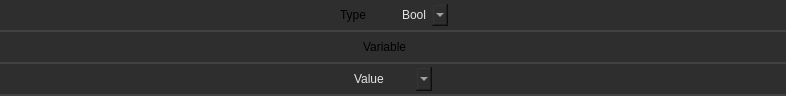
<?xml version="1.0" encoding="UTF-8"?>
<ui version="4.0">
 <class>Widget</class>
 <widget class="QWidget" name="Widget">
  <property name="geometry">
   <rect>
    <x>0</x>
    <y>0</y>
    <width>786</width>
    <height>96</height>
   </rect>
  </property>
  <property name="minimumSize">
   <size>
    <width>0</width>
    <height>0</height>
   </size>
  </property>
  <property name="maximumSize">
   <size>
    <width>16777215</width>
    <height>96</height>
   </size>
  </property>
  <property name="windowTitle">
   <string>Form</string>
  </property>
  <property name="styleSheet">
   <string notr="true">.QWidget {
    font: 580 10pt &quot;Segoe UI&quot;;
    border: 2px solid black;
    border-radius: 0px;
    border-left: 0px;
    border-right: 0px;
	border-top: 0px;
    border-color: rgba(66, 66, 66, 255);
    padding: 8px;
    padding-left: 6px;
    padding-right: 6px;
    color: #e5e5e5;
    background-color: #2e2e2e;
}

.QWidget::hover {
}
.QWidget::selected {
    background-color: #515965;
}</string>
  </property>
  <layout class="QVBoxLayout" name="verticalLayout">
   <property name="spacing">
    <number>0</number>
   </property>
   <property name="leftMargin">
    <number>0</number>
   </property>
   <property name="topMargin">
    <number>0</number>
   </property>
   <property name="rightMargin">
    <number>0</number>
   </property>
   <property name="bottomMargin">
    <number>0</number>
   </property>
   <item>
    <widget class="QFrame" name="frame">
     <property name="minimumSize">
      <size>
       <width>0</width>
       <height>32</height>
      </size>
     </property>
     <property name="maximumSize">
      <size>
       <width>16777215</width>
       <height>32</height>
      </size>
     </property>
     <property name="styleSheet">
      <string notr="true">.QFrame {
    font: 580 10pt &quot;Segoe UI&quot;;
    border: 2px solid black;
    border-radius: 0px;
    border-left: 0px;
    border-right: 0px;
	border-top: 0px;
    border-color: rgba(66, 66, 66, 255);
    color: #e5e5e5;
    background-color: #2e2e2e;
}

.QFrame::hover {
}
.QFrame::selected {
    background-color: #515965;
}</string>
     </property>
     <property name="frameShape">
      <enum>QFrame::Shape::StyledPanel</enum>
     </property>
     <property name="frameShadow">
      <enum>QFrame::Shadow::Raised</enum>
     </property>
     <property name="lineWidth">
      <number>0</number>
     </property>
     <layout class="QHBoxLayout" name="horizontalLayout_2">
      <property name="spacing">
       <number>16</number>
      </property>
      <property name="leftMargin">
       <number>0</number>
      </property>
      <property name="topMargin">
       <number>0</number>
      </property>
      <property name="rightMargin">
       <number>0</number>
      </property>
      <property name="bottomMargin">
       <number>0</number>
      </property>
      <item>
       <layout class="QHBoxLayout" name="layout">
        <property name="sizeConstraint">
         <enum>QLayout::SizeConstraint::SetFixedSize</enum>
        </property>
        <item>
         <widget class="QLabel" name="property_class">
          <property name="sizePolicy">
           <sizepolicy hsizetype="Fixed" vsizetype="Preferred">
            <horstretch>0</horstretch>
            <verstretch>0</verstretch>
           </sizepolicy>
          </property>
          <property name="styleSheet">
           <string notr="true">border:0px;
background-color: rgba(255, 255, 255, 0);
font: 8pt &quot;Segoe UI&quot;;
padding-right: 16px;
</string>
          </property>
          <property name="text">
           <string>Type</string>
          </property>
         </widget>
        </item>
        <item>
         <widget class="QComboBox" name="logic_switch">
          <property name="sizePolicy">
           <sizepolicy hsizetype="Fixed" vsizetype="Fixed">
            <horstretch>0</horstretch>
            <verstretch>0</verstretch>
           </sizepolicy>
          </property>
          <property name="styleSheet">
           <string notr="true">QComboBox {
    font: 580 8pt &quot;Segoe UI&quot;;
    border: 2px solid black;
    border-radius: 0px;
    border-color: rgba(94, 94, 94, 255);
    height: 18px;
    padding-top: 2px;
    padding-bottom: 2px;
	border-top:none;
border-bottom:none;
border:none;
    color: #e5e5e5;
    background-color: #2e2e2e;
}

QComboBox:hover {
    background-color: #515965;
    color: white;
}

QComboBox:pressed {
}

QComboBox:item {
    font: 580  8pt &quot;Segoe UI&quot;;
    color: #e5e5e5;
    padding-left: 5px;
    background-color: #2e2e2e;
    border-style: none;
}

QComboBox::drop-down {
    color: #e5e5e5;
    padding: 2px;
    background: url(://icons/arrow_drop_down_16dp.svg) no-repeat center;
    border-bottom: 0px solid black;
    border-top: 0px solid black;
    border-right: 0px;
    border-left: 2px solid;
    margin-left: 5px;
    padding: 5px;
    width: 7px;
    border-color: rgba(94, 94, 94, 255);
    background-color: #2e2e2e;
border:none;
}

QComboBox::drop-down:hover {
    background-color: #515965;
    color: white;
}


QComboBox QAbstractItemView {
    border: 2px solid gray;
    border-color: rgba(94, 94, 94, 255);
    selection-background-color: #515965;
    background-color: #2e2e2e;
}


QComboBox QAbstractItemView::item {
    height: 16px; /* Set the height of each item */
    padding: 4px; /* Add padding to each item */
    padding-left: 5px;
    padding-right: 5px;
    color: #ff939393;
    border-style: none;
    border-bottom: 0.5px solid black;
    border-color: rgba(255, 255, 255, 10);
}


QComboBox QAbstractItemView::item:selected {
    height: 16px; /* Set the height of each item */
    padding: 4px; /* Add padding to each item */
    padding-left: 5px;
    padding-right: 5px;
    background-color: #515965;
    color: white;
    border: none; /* Remove border */
    outline: none; /* Remove outline */
}
</string>
          </property>
          <property name="currentIndex">
           <number>0</number>
          </property>
          <item>
           <property name="text">
            <string>Bool</string>
           </property>
          </item>
          <item>
           <property name="text">
            <string>Float</string>
           </property>
          </item>
          <item>
           <property name="text">
            <string>Int</string>
           </property>
          </item>
         </widget>
        </item>
       </layout>
      </item>
     </layout>
    </widget>
   </item>
   <item>
    <widget class="QFrame" name="frame_2">
     <property name="minimumSize">
      <size>
       <width>0</width>
       <height>32</height>
      </size>
     </property>
     <property name="maximumSize">
      <size>
       <width>16777215</width>
       <height>32</height>
      </size>
     </property>
     <property name="styleSheet">
      <string notr="true">.QFrame {
    font: 580 10pt &quot;Segoe UI&quot;;
    border: 2px solid black;
    border-radius: 0px;
    border-left: 0px;
    border-right: 0px;
	border-top: 0px;
    border-color: rgba(66, 66, 66, 255);
    color: #e5e5e5;
    background-color: #2e2e2e;
}

.QFrame::hover {
}
.QFrame::selected {
    background-color: #515965;
}</string>
     </property>
     <property name="frameShape">
      <enum>QFrame::Shape::StyledPanel</enum>
     </property>
     <property name="frameShadow">
      <enum>QFrame::Shadow::Raised</enum>
     </property>
     <property name="lineWidth">
      <number>0</number>
     </property>
     <layout class="QHBoxLayout" name="horizontalLayout_3">
      <property name="spacing">
       <number>16</number>
      </property>
      <property name="leftMargin">
       <number>0</number>
      </property>
      <property name="topMargin">
       <number>0</number>
      </property>
      <property name="rightMargin">
       <number>0</number>
      </property>
      <property name="bottomMargin">
       <number>0</number>
      </property>
      <item>
       <layout class="QHBoxLayout" name="layout_2">
        <property name="sizeConstraint">
         <enum>QLayout::SizeConstraint::SetFixedSize</enum>
        </property>
        <item>
         <widget class="QLabel" name="property_class_4">
          <property name="sizePolicy">
           <sizepolicy hsizetype="Fixed" vsizetype="Preferred">
            <horstretch>0</horstretch>
            <verstretch>0</verstretch>
           </sizepolicy>
          </property>
          <property name="styleSheet">
           <string notr="true">border:0px;
background-color: rgba(255, 255, 255, 0);
font: 8pt &quot;Segoe UI&quot;;
padding-right: 16px;
</string>
          </property>
          <property name="text">
           <string>Variable</string>
          </property>
         </widget>
        </item>
       </layout>
      </item>
     </layout>
    </widget>
   </item>
   <item>
    <widget class="QFrame" name="frame_3">
     <property name="minimumSize">
      <size>
       <width>0</width>
       <height>32</height>
      </size>
     </property>
     <property name="maximumSize">
      <size>
       <width>16777215</width>
       <height>32</height>
      </size>
     </property>
     <property name="styleSheet">
      <string notr="true">.QFrame {
    font: 580 10pt &quot;Segoe UI&quot;;
    border: 2px solid black;
    border-radius: 0px;
    border-left: 0px;
    border-right: 0px;
	border-top: 0px;
    border-color: rgba(66, 66, 66, 255);
    color: #e5e5e5;
    background-color: #2e2e2e;
}

.QFrame::hover {
}
.QFrame::selected {
    background-color: #515965;
}</string>
     </property>
     <property name="frameShape">
      <enum>QFrame::Shape::StyledPanel</enum>
     </property>
     <property name="frameShadow">
      <enum>QFrame::Shadow::Raised</enum>
     </property>
     <property name="lineWidth">
      <number>0</number>
     </property>
     <layout class="QHBoxLayout" name="horizontalLayout_4">
      <property name="spacing">
       <number>16</number>
      </property>
      <property name="leftMargin">
       <number>0</number>
      </property>
      <property name="topMargin">
       <number>0</number>
      </property>
      <property name="rightMargin">
       <number>0</number>
      </property>
      <property name="bottomMargin">
       <number>0</number>
      </property>
      <item>
       <layout class="QHBoxLayout" name="layout_3">
        <property name="sizeConstraint">
         <enum>QLayout::SizeConstraint::SetFixedSize</enum>
        </property>
        <item>
         <widget class="QComboBox" name="logic_switch_value">
          <property name="sizePolicy">
           <sizepolicy hsizetype="Fixed" vsizetype="Fixed">
            <horstretch>0</horstretch>
            <verstretch>0</verstretch>
           </sizepolicy>
          </property>
          <property name="maximumSize">
           <size>
            <width>16777215</width>
            <height>24</height>
           </size>
          </property>
          <property name="styleSheet">
           <string notr="true">QComboBox {
    font: 580 8pt &quot;Segoe UI&quot;;
    border: 2px solid black;
    border-radius: 0px;
    border-color: rgba(94, 94, 94, 255);
    height: 18px;
    padding-top: 2px;
    padding-bottom: 2px;
	border-top:none;
border-bottom:none;
border:none;
    color: #e5e5e5;
    background-color: #2e2e2e;
}

QComboBox:hover {
    background-color: #515965;
    color: white;
}

QComboBox:pressed {
}

QComboBox:item {
    font: 580  8pt &quot;Segoe UI&quot;;
    color: #e5e5e5;
    padding-left: 5px;
    background-color: #2e2e2e;
    border-style: none;
}

QComboBox::drop-down {
    color: #e5e5e5;
    padding: 2px;
    background: url(://icons/arrow_drop_down_16dp.svg) no-repeat center;
    border-bottom: 0px solid black;
    border-top: 0px solid black;
    border-right: 0px;
    border-left: 2px solid;
    margin-left: 5px;
    padding: 5px;
    width: 7px;
    border-color: rgba(94, 94, 94, 255);
    background-color: #2e2e2e;
border:none;
}

QComboBox::drop-down:hover {
    background-color: #515965;
    color: white;
}


QComboBox QAbstractItemView {
    border: 2px solid gray;
    border-color: rgba(94, 94, 94, 255);
    selection-background-color: #515965;
    background-color: #2e2e2e;
}


QComboBox QAbstractItemView::item {
    height: 16px; /* Set the height of each item */
    padding: 4px; /* Add padding to each item */
    padding-left: 5px;
    padding-right: 5px;
    color: #ff939393;
    border-style: none;
    border-bottom: 0.5px solid black;
    border-color: rgba(255, 255, 255, 10);
}


QComboBox QAbstractItemView::item:selected {
    height: 16px; /* Set the height of each item */
    padding: 4px; /* Add padding to each item */
    padding-left: 5px;
    padding-right: 5px;
    background-color: #515965;
    color: white;
    border: none; /* Remove border */
    outline: none; /* Remove outline */
}
</string>
          </property>
          <property name="currentIndex">
           <number>0</number>
          </property>
          <item>
           <property name="text">
            <string>Value</string>
           </property>
          </item>
          <item>
           <property name="text">
            <string>Expression</string>
           </property>
          </item>
         </widget>
        </item>
       </layout>
      </item>
     </layout>
    </widget>
   </item>
  </layout>
 </widget>
 <resources/>
 <connections/>
</ui>
